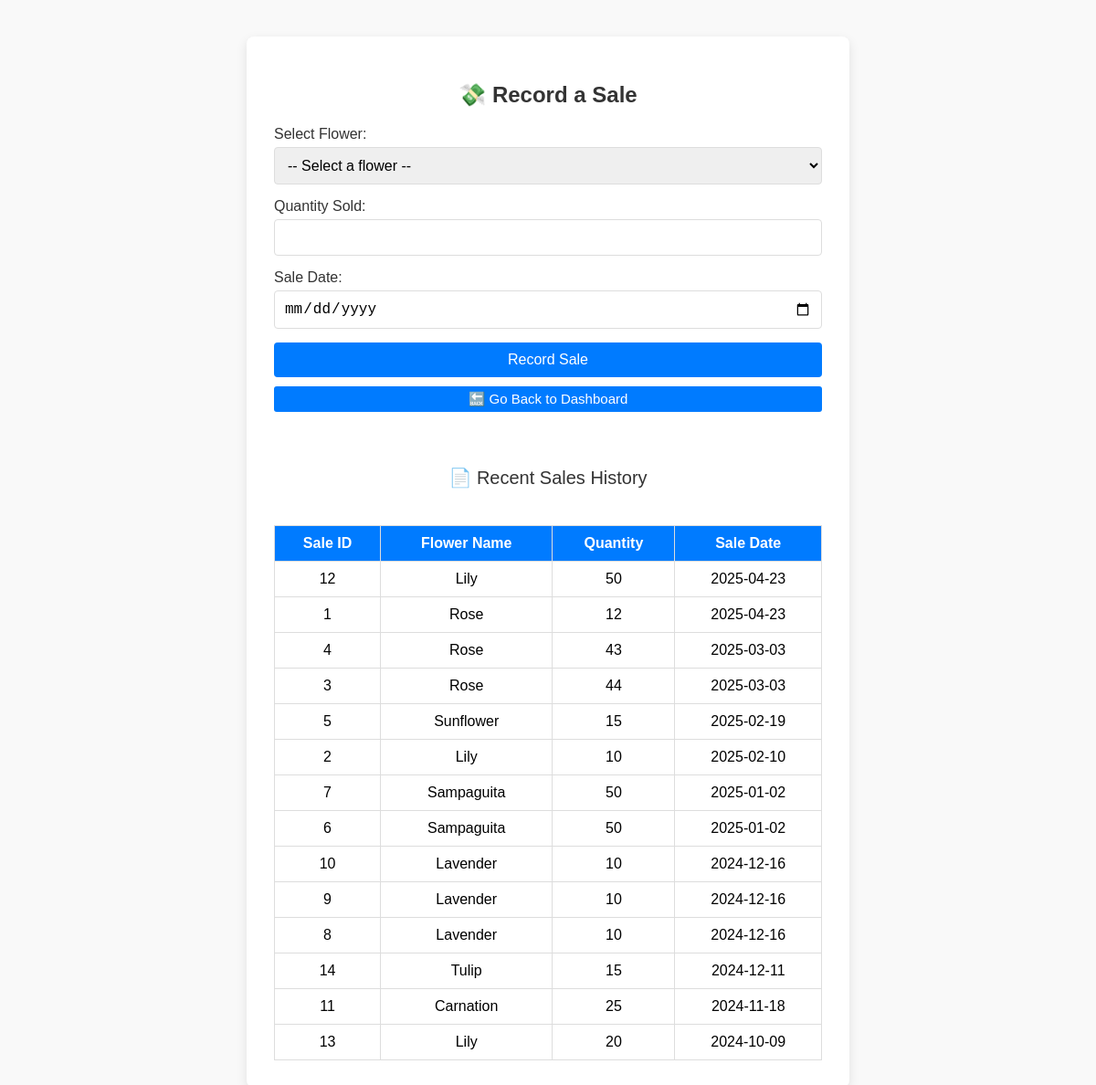
/dashboard/record_sale.php, run on an earlier commit of the app's database.
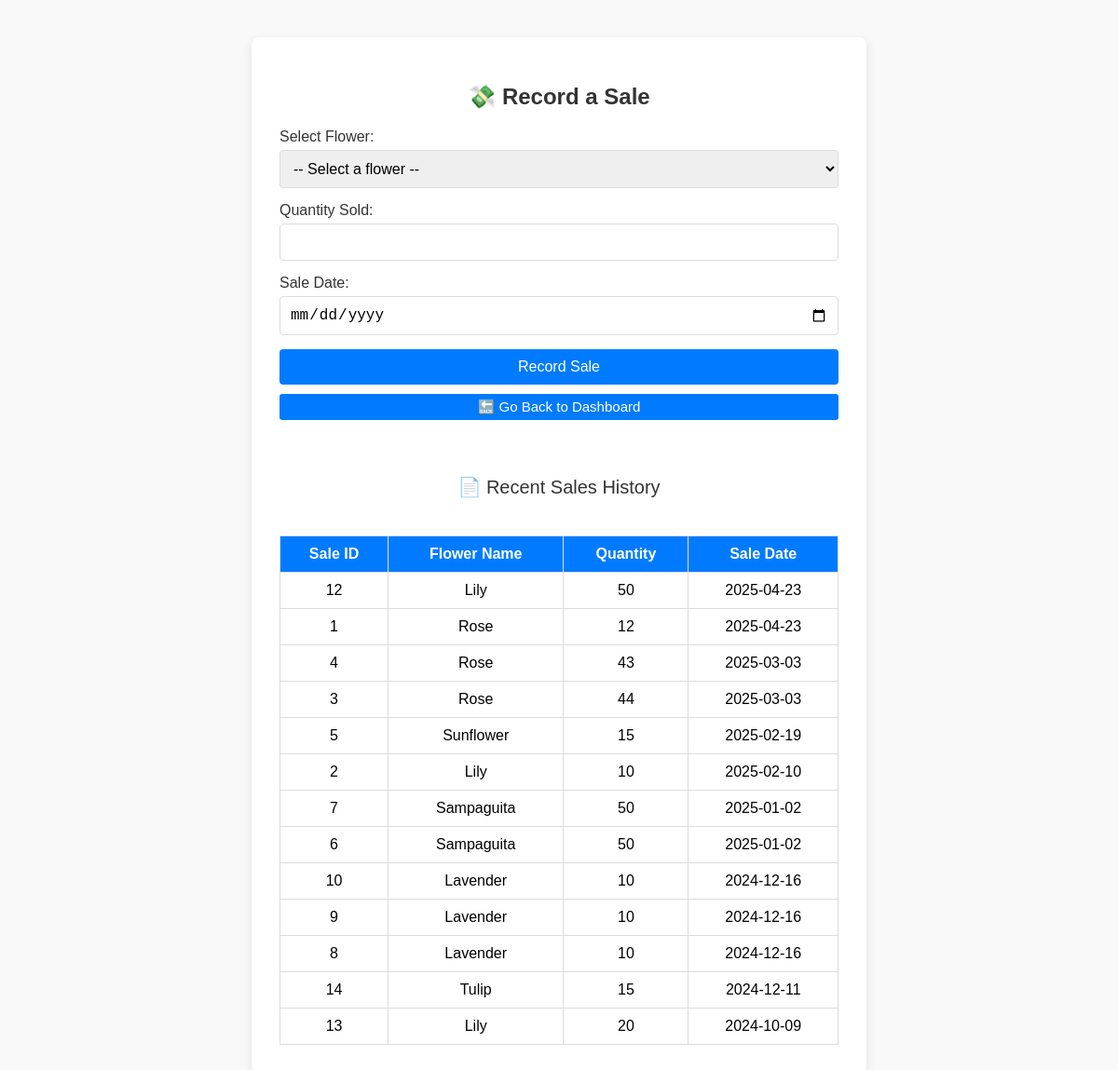
And on a later commit of the database.
### tables this page shows
CREATE TABLE `sales` (
  `id` int(11) NOT NULL,
  `product_id` int(11) DEFAULT NULL,
  `quantity` int(11) NOT NULL,
  `sale_date` date NOT NULL
);

CREATE TABLE `product` (
  `flower_id` int(11) NOT NULL,
  `name` varchar(255) NOT NULL,
  `description` text DEFAULT NULL,
  `price` decimal(10,2) NOT NULL,
  `quantity` int(11) DEFAULT NULL,
  `size` varchar(255) NOT NULL,
  `color` varchar(255) NOT NULL,
  `available` int(11) NOT NULL,
  `image_url` varchar(255) NOT NULL
);

### dashboard/record_sale.php (the view, shortened to what this page needs)
<?php
include 'db.php';
$sales_history = $conn->query("
    SELECT s.id, p.name AS product_name, s.quantity, s.sale_date
    FROM sales s
    JOIN product p ON s.product_id = p.flower_id
    ORDER BY s.sale_date DESC, s.id DESC
    LIMIT 20
");
?>
<!DOCTYPE html>
<html lang="en">
<head>
</head>
<body>
    <div class="container">
        <h2>💸 Record a Sale</h2>
        <form method="post" onsubmit="return confirmSale()">
            <label for="product_id">Select Flower:</label>
            <select name="product_id" id="product_id" required>
                <option disabled selected>-- Select a flower --</option>
            </select>
            <label for="quantity">Quantity Sold:</label>
            <input type="number" name="quantity" id="quantity" min="1" required>
            <label for="sale_date">Sale Date:</label>
            <input type="date" name="sale_date" id="sale_date" required>
            <input type="submit" value="Record Sale">
            <a href="dashboard.php" class="btn-back-dashboard">🔙 Go Back to Dashboard</a>
        </form>
        <div class="section-title">📄 Recent Sales History</div>
        <table>
            <thead>
                <tr>
                    <th>Sale ID</th>
                    <th>Flower Name</th>
                    <th>Quantity</th>
                    <th>Sale Date</th>
                </tr>
            </thead>
            <tbody>
                <?php while($sale = $sales_history->fetch_assoc()): ?>
                    <tr>
                        <td><?= $sale['id'] ?></td>
                        <td><?= htmlspecialchars($sale['product_name']) ?></td>
                        <td><?= $sale['quantity'] ?></td>
                        <td><?= $sale['sale_date'] ?></td>
                    </tr>
                <?php endwhile; ?>
            </tbody>
        </table>
    </div>
</body>
</html>

What changed in the data, as far as the page shows it:
no longer on this page (row edited): sales: id "11", product.name "Carnation", quantity "25", sale_date "2024-11-18"
